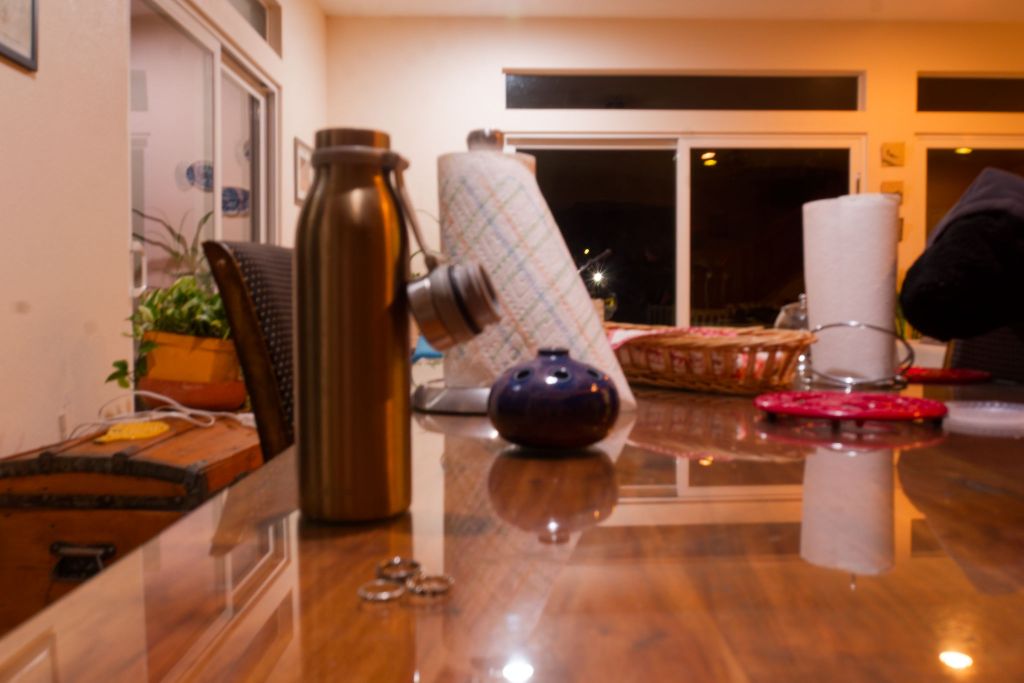
#> input picture photos4/DSC06428_DxO.jpg, 2048 x 1365 px, found by its file name (shown at 1/2 size); its folder holds only this picture in this run
$ jupyter execute --allow-errors THISONE_ALIGN.ipynb
#> lines starting #> are read from the running program, lines starting #| are printed output that depends on the picture
[cell 1]
import os
import cv2
import numpy as np
import matplotlib.pyplot as plt
from scipy.ndimage import gaussian_filter
from numpy import gradient, exp
from skimage.transform import resize
import maxflow
from tqdm import tqdm
import gc

# ----- Load Focal Stack -----
folder_path = '/Users/yannbaglinbunod/Desktop/ece 285 project/photos4'
image_filenames = [f for f in os.listdir(folder_path) if f.lower().endswith(('.jpg', '.jpeg', '.png'))]
image_filenames.sort()

# ----- Alignment (Recursive Flow Composition) -----
# [11 lines left out: functions warp_image, compute_optical_flow_pair, not called in this run]

def estimate_affine(img1, img2):
    orb = cv2.ORB_create(500)
    kp1, des1 = orb.detectAndCompute(img1, None)
    kp2, des2 = orb.detectAndCompute(img2, None)
    if des1 is None or des2 is None:
        return np.eye(2, 3, dtype=np.float32)
    matcher = cv2.BFMatcher(cv2.NORM_HAMMING)
    matches = matcher.match(des1, des2)
    if len(matches) < 4:
        return np.eye(2, 3, dtype=np.float32)
    src_pts = np.float32([kp1[m.queryIdx].pt for m in matches]).reshape(-1, 1, 2)
    dst_pts = np.float32([kp2[m.trainIdx].pt for m in matches]).reshape(-1, 1, 2)
    M, _ = cv2.estimateAffinePartial2D(dst_pts, src_pts)
    return M if M is not None else np.eye(2, 3, dtype=np.float32)

# [19 lines left out: functions compose_flows, invert_flow, not called in this run]

def align_focal_stack_recursive(stack):
    ref_idx = len(stack) // 2
    h, w = stack[0].shape[:2]
    affine_warped = [cv2.warpAffine(stack[i], estimate_affine(stack[ref_idx], stack[i]), (w, h), flags=cv2.INTER_LINEAR) for i in range(len(stack))]
    flows = [compute_optical_flow_pair(affine_warped[i], affine_warped[i + 1]) for i in range(len(stack) - 1)]
    aligned = []
    for i in range(len(stack)):
        if i == ref_idx:
            aligned.append(stack[i])
            continue
        if i < ref_idx:
            flow = flows[i].copy()
            for j in range(i + 1, ref_idx):
                flow = compose_flows(flow, flows[j])
        else:
            flow = invert_flow(flows[i - 1])
            for j in range(i - 2, ref_idx - 1, -1):
                flow = compose_flows(flow, invert_flow(flows[j]))
        warped = warp_image(stack[i], flow)
        aligned.append(warped)
    return np.stack(aligned)

def compute_common_crop_mask(stack):
    h, w = stack[0].shape[:2]
    mask = np.ones((h, w), dtype=np.uint8)
    for img in stack:
        edges = cv2.Canny(img, 100, 200)
        mask = cv2.bitwise_and(mask, (edges == 0).astype(np.uint8))
    return mask

# ----- Preprocessing -----
def compute_patchwise_gradient_stack(stack, sigma=1.0):
    return np.stack([np.sqrt((gx**2 + gy**2)) for gx, gy in [gradient(gaussian_filter(f, sigma)) for f in stack]])

def compute_data_term(stack, sigma=1.0):
    grad_stack = compute_patchwise_gradient_stack(stack, sigma)
    return np.stack([exp(g) for g in grad_stack])

def downsample_stack(stack, shape):
    return np.stack([resize(f, shape, anti_aliasing=True) for f in stack])

def get_edges(H, W):
    return [(y*W+x, y*W+x+1) for y in range(H) for x in range(W-1)] + \
           [(y*W+x, (y+1)*W+x) for y in range(H-1) for x in range(W)]

def alpha_expansion(data_cost, λ=2, max_iters=5):
    N, H, W = data_cost.shape
    flat_cost = data_cost.transpose(1, 2, 0).reshape(-1, N)
    labels = np.argmin(data_cost, axis=0)
    for _ in tqdm(range(max_iters)):
        prev = labels.copy()
        flat_labels = labels.flatten()
        for α in range(N):
            g = maxflow.Graph[float]()
            nodes = g.add_nodes(H*W)
            for i in range(H*W):
                g.add_tedge(nodes[i], flat_cost[i, α], flat_cost[i, flat_labels[i]])
            for i, j in get_edges(H, W):
                pi, pj = flat_labels[i], flat_labels[j]
                g.add_edge(nodes[i], nodes[j], λ * abs(α - pj), λ * abs(α - pi))
            g.maxflow()
            for i in range(H*W):
                if g.get_segment(nodes[i]) == 0:
                    flat_labels[i] = α
            labels = flat_labels.reshape(H, W)
            del g
            gc.collect()
        if np.all(labels == prev):
            break
    return labels


# ----- Align grayscale stack -----
focal_stack_gray = [cv2.imread(os.path.join(folder_path, f), cv2.IMREAD_GRAYSCALE) for f in image_filenames]
focal_stack_gray = [img for img in focal_stack_gray if img is not None]
#> focal_stack_gray = 1 item
focal_stack_gray = np.stack(focal_stack_gray)
focal_stack_gray_aligned = align_focal_stack_recursive(focal_stack_gray)
#> in align_focal_stack_recursive, `ref_idx = len(stack) // 2`: ref_idx = 0
#> in estimate_affine, `kp1, des1 = orb.detectAndCompute(img1, None)`: kp1 = 500 keypoints; strongest (x, y, size): (1174, 500, 44.6), (1173, 499, 53.6), (1172, 504, 64.3), (1172, 505, 53.6)
#> in estimate_affine, `kp1, des1 = orb.detectAndCompute(img1, None)`:
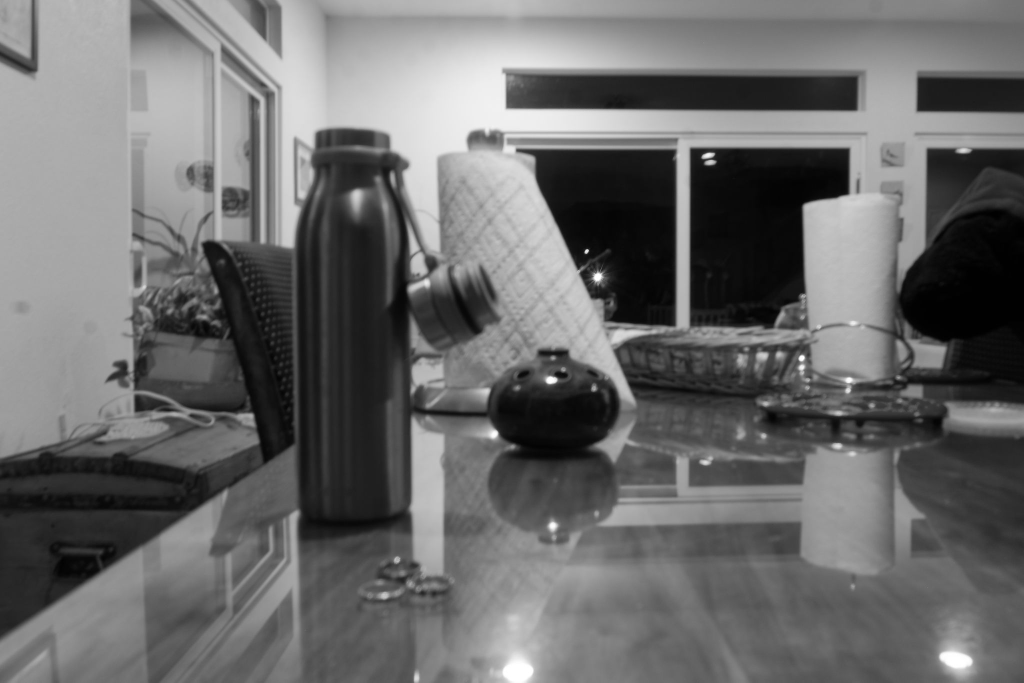
#> img1: shape (1365, 2048) (shown at 1/2 size); min 0, max 255, mean 106.7
#> in estimate_affine, `kp2, des2 = orb.detectAndCompute(img2, None)`: kp2 has the same summary as kp1
#> in estimate_affine, `matches = matcher.match(des1, des2)`: matches = 500 matches
#> in estimate_affine, `src_pts = np.float32([kp1[m.queryIdx].pt for m in matches]).reshape(-1..`: src_pts = 500 rows, first 8: [1349, 301], [1602, 711], [1013, 216], [1713, 219], [1835, 221], [1114, 761], [1616, 762], [1605, 711]
#> in estimate_affine, `dst_pts = np.float32([kp2[m.trainIdx].pt for m in matches]).reshape(-1..`: dst_pts has the same summary as src_pts
#> in estimate_affine, `M, _ = cv2.estimateAffinePartial2D(dst_pts, src_pts)`: M = [[1, 0, 0], [0, 1, 0]]
#> in align_focal_stack_recursive, `affine_warped = [cv2.warpAffine(stack[i], estimate_affine(stack[ref_id..`: affine_warped = 1 item
#> in align_focal_stack_recursive, `flows = [compute_optical_flow_pair(affine_warped[i], affine_warped[i +..`: flows = []
#> the loop in align_focal_stack_recursive, `for i in range(len(stack)):` made 1 pass
#> after the loop in align_focal_stack_recursive, `for i in range(len(stack)):`: aligned = 1 item

# ----- Compute Common Crop Mask -----
common_mask = compute_common_crop_mask(focal_stack_gray_aligned)
#> the loop in compute_common_crop_mask, `for img in stack:` made 1 pass
#> pass 1, in compute_common_crop_mask, `edges = cv2.Canny(img, 100, 200)`:
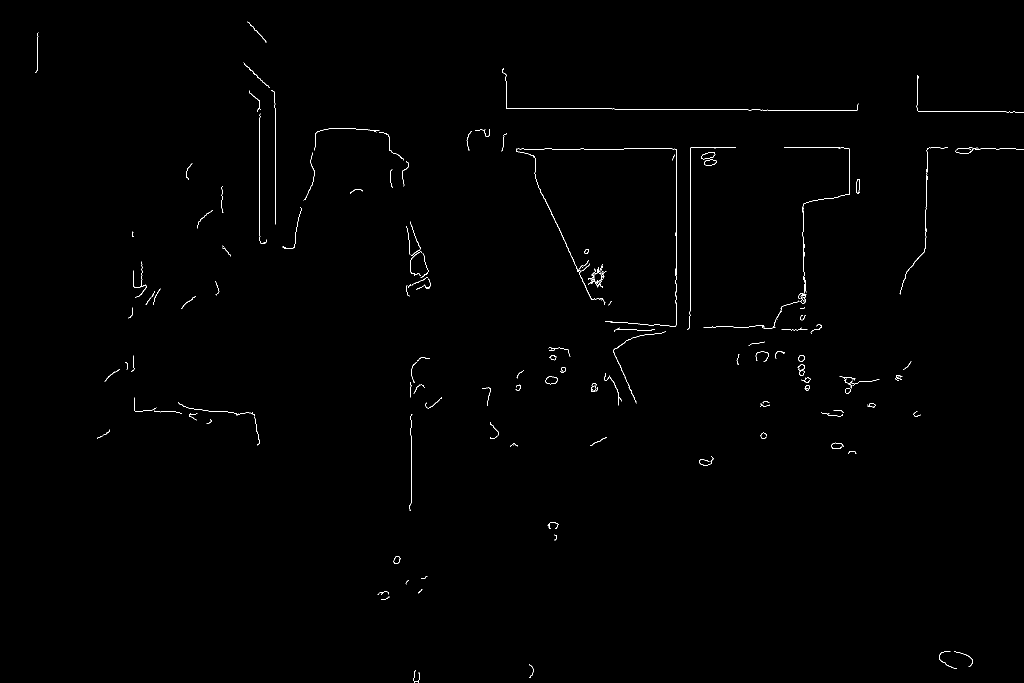
#> edges: shape (1365, 2048) (shown at 1/2 size); 0.41% white in thin lines or dots
#> pass 1, in compute_common_crop_mask, `mask = cv2.bitwise_and(mask, (edges == 0).astype(np.uint8))`:
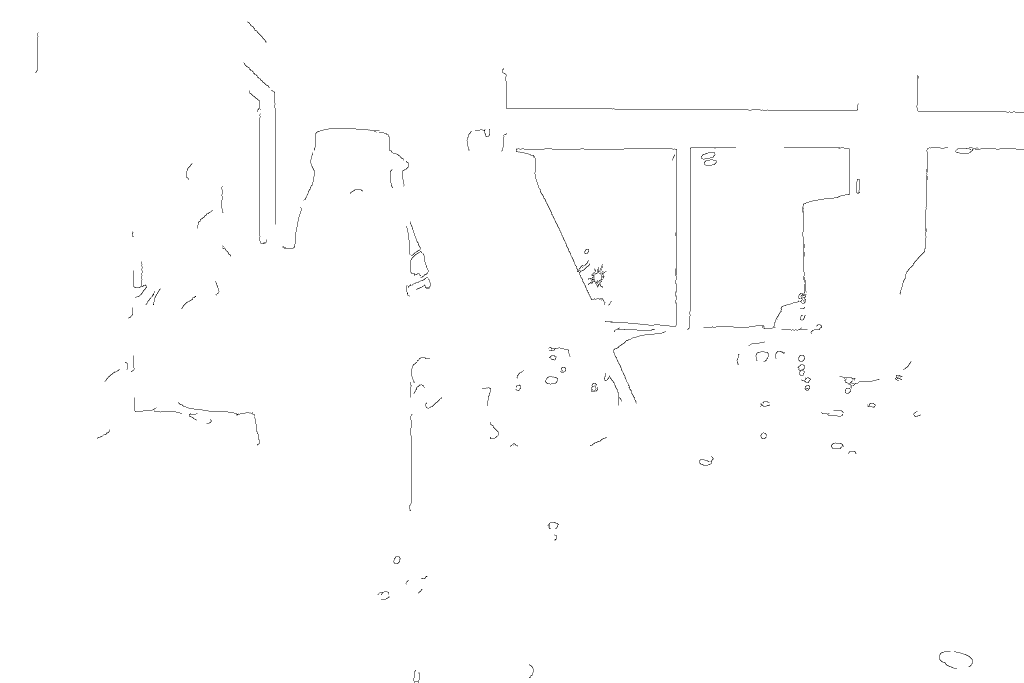
#> mask: shape (1365, 2048) (shown at 1/2 size); values 0 (black) and 1 (white), 99.6% white; black in thin lines or dots
x, y, w, h = cv2.boundingRect(common_mask.astype(np.uint8))
#> x = 0; y = 0
focal_stack_gray_aligned = np.stack([img[y:y+h, x:x+w] for img in focal_stack_gray_aligned])

# ----- Resize grayscale stack and compute focus measures -----
target_shape = (int(focal_stack_gray_aligned.shape[1] * 0.4), int(focal_stack_gray_aligned.shape[2] * 0.4))
#> target_shape = (546, 819)
focal_stack_small = downsample_stack(focal_stack_gray_aligned, target_shape)
data_cost = compute_data_term(focal_stack_small)
#> (the rest of this cell did not finish here and is left out)

#> in alpha_expansion, `labels = np.argmin(data_cost, axis=0)`: labels: shape (546, 819) int64; every value is 0

# ----- Reconstruct All-in-Focus Grayscale Image -----
H, W = label_map.shape
gray_stack_resized = np.stack([
    resize(img, label_map.shape, preserve_range=True).astype(np.uint8)
    for img in focal_stack_gray_aligned
])
output_gray = np.zeros((H, W), dtype=np.uint8)
for i in range(H):
    for j in range(W):
        output_gray[i, j] = gray_stack_resized[label_map[i, j], i, j]

# ----- Display Grayscale All-in-Focus Image -----
plt.figure(figsize=(6, 6))
plt.imshow(output_gray, cmap='gray')
plt.title("All-in-Focus Grayscale Image")
plt.axis('off')
plt.tight_layout()
plt.show()
